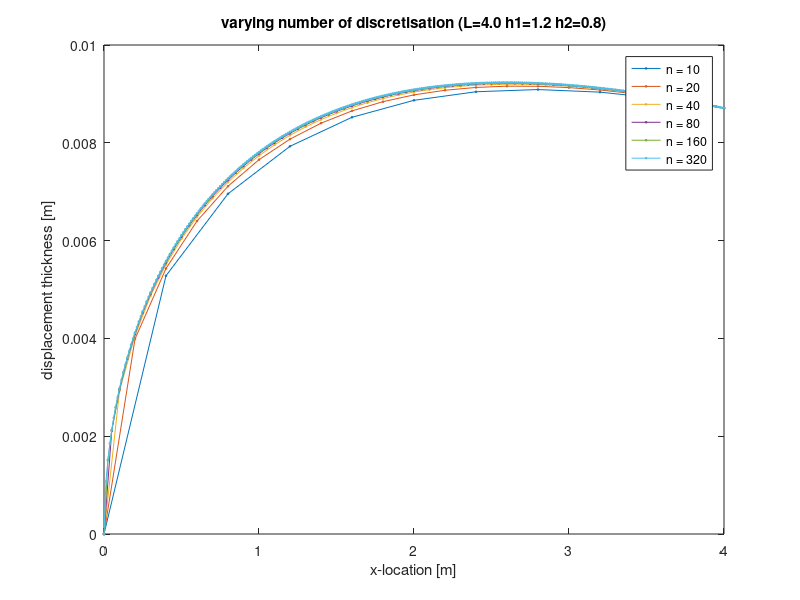
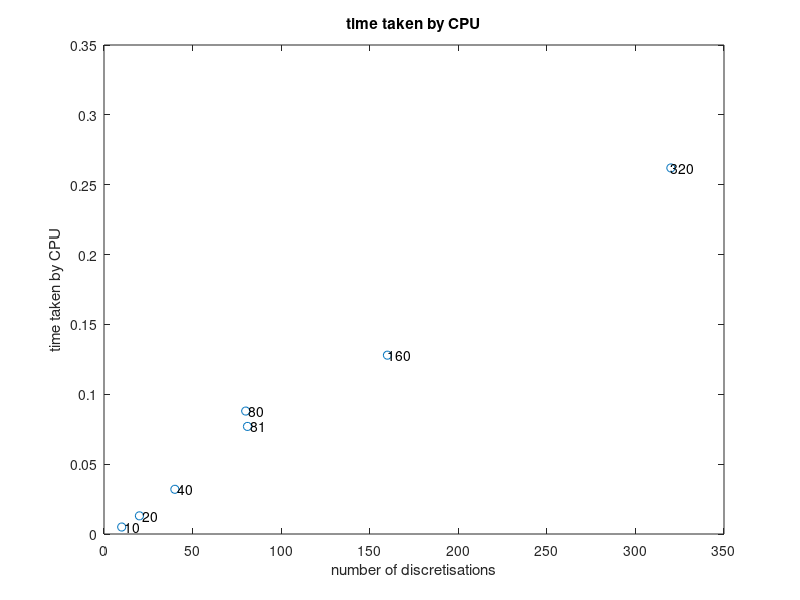
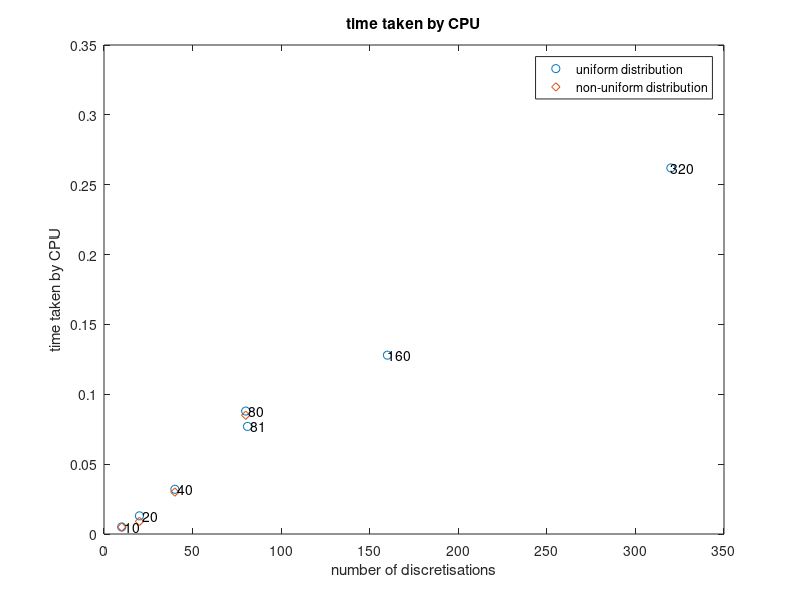
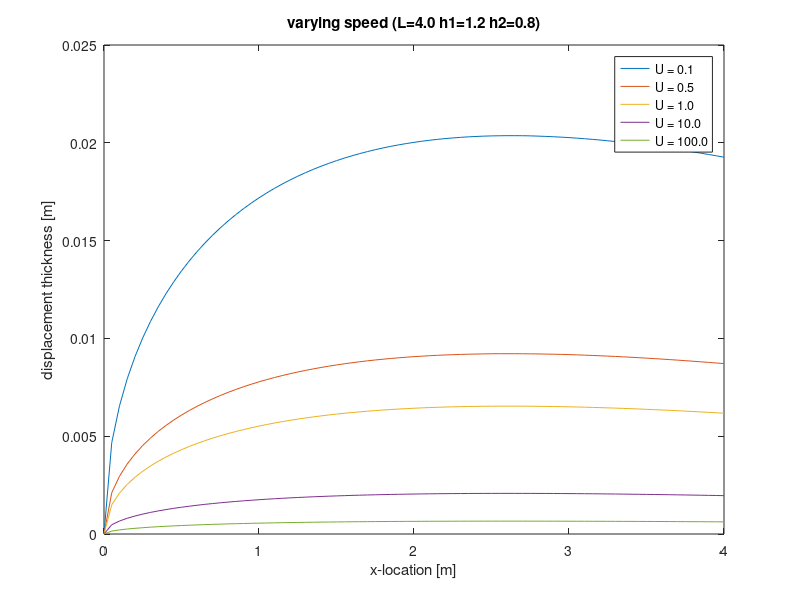

The MATLAB script that drew these images, in order: (Note: this script raises an error after producing the figures.)
% load('L4H12H08-n10.txt');
load('L4H12H08-n20.txt');
load('L4H12H08-n40.txt');
load('L4H12H08-n80.txt');
load('L4H12H08-n160.txt');
load('L4H12H08-n320.txt');

add = [0 0 0.5 0 0 100];

N10 = dlmread('L4H12H08-n10.txt');
N10 = [add;N10];
N20 = dlmread('L4H12H08-n20.txt');
N20 = [add;N20];
N40 = dlmread('L4H12H08-n40.txt');
N40 = [add;N40];
N80 = dlmread('L4H12H08-n80.txt');
N80 = [add;N80];
N160 = dlmread('L4H12H08-n160.txt');
N160 = [add;N160];
N320 = dlmread('L4H12H08-n320.txt');
N320 = [add;N320];


figure (1)
plot(N10(:,2),N10(:,5), '-s', 'MarkerSize',1)
hold on
plot(N20(:,2),N20(:,5), '-s', 'MarkerSize',1)
plot(N40(:,2),N40(:,5), '-s', 'MarkerSize',1)
plot(N80(:,2),N80(:,5), '-s', 'MarkerSize',1)
plot(N160(:,2),N160(:,5), '-s', 'MarkerSize',1)
plot(N320(:,2),N320(:,5),'-s', 'MarkerSize',1)
hold off

title('varying number of discretisation (L=4.0 h1=1.2 h2=0.8)')
xlabel('x-location [m]') 
ylabel('displacement thickness [m]')
%ylim([0 2])
legend('n = 10','n = 20', 'n = 40', 'n = 80', 'n = 160', 'n = 320')

% TIME TAKEN
nUniform = [10 20 40 80 81 160 320];
TimeUniform = [0.005 0.013 0.032 0.088 0.077 0.128 0.262];
nNonUniform = [10 20 40 80];
TimeNonUniform = [0.005 0.009 0.03 0.085];
%labels = ['10', '20', '40', '80', '81', '160', '320'] ;
labels = cellstr( num2str(nUniform') );

figure (2)
plot(nUniform, TimeUniform, 'o')
title('time taken by CPU')
xlabel('number of discretisations')
ylabel('time taken by CPU')
text(nUniform, TimeUniform, labels,'VerticalAlignment','middle', 'HorizontalAlignment','left')

figure (3)
plot(nUniform, TimeUniform, 'o')
hold on
plot(nNonUniform, TimeNonUniform, 'd')
hold off
title('time taken by CPU')
xlabel('number of discretisations')
ylabel('time taken by CPU')
legend('uniform distribution', 'non-uniform distribution')
text(nUniform, TimeUniform, labels,'VerticalAlignment','middle', 'HorizontalAlignment','left')

% SPEED VARIATION
load('L4H12H08-n80-U0.1.txt');
load('L4H12H08-n80-U1.0.txt');
load('L4H12H08-n80-U10.0.txt');
load('L4H12H08-n80-U100.0.txt');
U01 = dlmread('L4H12H08-n80-U0.1.txt');
U01 = [add;U01];
U1 = dlmread('L4H12H08-n80-U1.0.txt');
U1 = [add;U1];
U10 = dlmread('L4H12H08-n80-U10.0.txt');
U10 = [add;U10];
U100 = dlmread('L4H12H08-n80-U100.0.txt');
U100 = [add;U100];
figure (4) % speed variation displacement thickness
plot(U01(:,2),U01(:,5))
hold on
plot(N80(:,2),N80(:,5))
plot(U1(:,2),U1(:,5))
plot(U10(:,2),U10(:,5))
plot(U100(:,2),U100(:,5))
hold off
title('varying speed (L=4.0 h1=1.2 h2=0.8)')
xlabel('x-location [m]') 
ylabel('displacement thickness [m]')
%ylim([0 2])
legend('U = 0.1','U = 0.5','U = 1.0', 'U = 10.0', 'U = 100.0')

figure (5) % speed variation - friction stress
plot(U01(:,2),U01(:,6))
hold on
plot(N80(:,2),N80(:,6))
plot(U1(:,2),U1(:,6))
plot(U10(:,2),U10(:,6))
plot(U100(:,2),U100(:,6))
hold off
title('varying speed (L=4.0 h1=1.2 h2=0.8)')
xlabel('x-location [m]') 
ylabel('friction stress [N/m^2]')
ylim([0 0.005])
legend('U = 0.1','U = 0.5','U = 1.0', 'U = 10.0', 'U = 100.0')

% H2 VARIATION
load('L4H12H077-n80.txt');
load('L4H12H10-n80.txt');
load('L4H12H12-n80.txt');
load('L4H12H123-n80.txt');
H077 = dlmread('L4H12H077-n80.txt');
H077 = [add;H077];
H10 = dlmread('L4H12H10-n80.txt');
H10 = [add;H10];
H12 = dlmread('L4H12H12-n80.txt');
H12 = [add;H12];
H123 = dlmread('L4H12H123-n80.txt');
H123 = [add;H123];
figure (6) % h2 variation vs. displacement thickness
plot(H077(:,2),H077(:,5))
hold on
plot(N80(:,2),N80(:,5))
plot(H10(:,2),H10(:,5))
plot(H12(:,2),H12(:,5))
plot(H123(:,2),H123(:,5))
hold off
title('varying h2 (L=4.0 h1=1.2)')
xlabel('x-location [m]') 
ylabel('displacement thickness [m]')
%ylim([0 2])
legend('h2 = 0.77','h2 = 0.8','h2 = 1.0', 'h2 = 1.2', 'h2 = 1.23')

figure (7) % speed variation - friction stress
plot(H077(:,2),H077(:,6))
hold on
plot(N80(:,2),N80(:,6))
plot(H10(:,2),H10(:,6))
plot(H12(:,2),H12(:,6))
plot(H123(:,2),H123(:,6))
hold off
title('varying h2 (L=4.0 h1=1.2)')
xlabel('x-location [m]')
ylabel('friction stress [N/m^2]')
ylim([0 0.002])
legend('h2 = 0.77','h2 = 0.8','h2 = 1.0', 'h2 = 1.2', 'h2 = 1.23')

% LENGTH VARIATION
load('L05H12H08-n80.txt');
load('L2H12H08-n80.txt');
load('L8H12H08-n80.txt');
L05 = dlmread('L05H12H08-n80.txt');
L05 = [add;L05];
L2 = dlmread('L2H12H08-n80.txt');
L2 = [add;L2];
L8 = dlmread('L8H12H08-n80.txt');
L8 = [add;L8];

figure (8) % channel length variation vs. displacement thickness
plot((L05(:,2)/0.5),L05(:,5))
hold on
plot((L2(:,2)/2),L2(:,5))
plot((N80(:,2)/4),N80(:,5))
plot((L8(:,2)/8),L8(:,5))
hold off
title('varying channel length L (h1=1.2 h2=0.8)')
xlabel('x/L [-]') 
ylabel('displacement thickness [m]')
%ylim([0 2])
legend('L = 0.5','L = 2.0','L = 4.0', 'L = 8.0')

figure (9) % channel length variation vs. friction stress
plot((L05(:,2)/0.5),L05(:,6))
hold on
plot((L2(:,2)/2),L2(:,6))
plot((N80(:,2)/4),N80(:,6))
plot((L8(:,2)/8),L8(:,6))
hold off
title('varying channel length L (h1=1.2 h2=0.8)')
xlabel('x/L [-]') 
ylabel('friction stress [N/m^2]')
ylim([0 0.002])
legend('L = 0.5','L = 2.0','L = 4.0', 'L = 8.0')

% NON-UNIFORM DISTRIBUTION
in = [0:1:80];
x = 2*cos(in*pi/80 +pi)+2;

figure(10)
plot(in,x)
title('non-uniform distribution')
ylabel('x-location [m]') 
xlabel('n-x [-]')

% PARALLEL CHANNEL - SPEED VARIATION
load('L4H12H12-n80-U5.0.txt');
load('L4H12H12-n80-U10.0.txt');

PU5 = dlmread('L4H12H12-n80-U5.0.txt');
PU5 = [add;PU5];
PU10 = dlmread('L4H12H12-n80-U10.0.txt');
PU10 = [add;PU10];

figure (11) % speed variation displacement thickness
plot(H12(:,2),H12(:,5))
hold on
plot(PU5(:,2),PU5(:,5))
plot(PU10(:,2),PU10(:,5))
hold off
title('PARALLEL - varying speed (L=4.0 h1=1.2 h2=1.2)')
xlabel('x-location [m]') 
ylabel('displacement thickness [m]')
%ylim([0 2])
legend('U = 0.5','U = 5.0','U = 10.0')

figure (12) % speed variation - friction stress
plot(H12(:,2),H12(:,6))
hold on
plot(PU5(:,2),PU5(:,6))
plot(PU10(:,2),PU10(:,6))
hold off
title('PARALLEL - varying speed (L=4.0 h1=1.2 h2=1.2)')
xlabel('x-location [m]') 
ylabel('friction stress [N/m^2]')
ylim([0 0.1])
legend('U = 0.5','U = 5.0','U = 10.0')

% NON-UNIFORM DISTRIBUTION
NU10 = dlmread('nonL4H12H08-n10.txt');
NU10 = [add;NU10];
NU20 = dlmread('nonL4H12H08-n20.txt');
NU20 = [add;NU20];
NU40 = dlmread('nonL4H12H08-n40.txt');
NU40 = [add;NU40];
NU80 = dlmread('nonL4H12H08-n80.txt');
NU80 = [add;NU80];
dummyX = [0 1 2 3 4];
dummyY = [0.0095 0.0095 0.0095 0.0095 0.0095];

figure (13)
plot(dummyX,dummyY, 'w')%dummy
hold on
plot(N10(:,2),N10(:,5), '-s','color',[0 0.4470 0.7410], 'MarkerSize',1)
plot(N20(:,2),N20(:,5), '-s','color',[0.8500 0.3250 0.0980], 'MarkerSize',1)
plot(N40(:,2),N40(:,5), '-s', 'color',[0.9290 0.6940 0.1250], 'MarkerSize',1)
plot(N80(:,2),N80(:,5), '-s', 'color',[0.4940 0.1840 0.5560], 'MarkerSize',1)
plot(N160(:,2),N160(:,5), '-s','color',[0.4660 0.6740 0.1880],  'MarkerSize',1)
plot(dummyX,dummyY, 'w')% dummy
plot(NU10(:,2),NU10(:,5), '-.o','color',[0 0.4470 0.7410],  'MarkerSize',1)
plot(NU20(:,2),NU20(:,5), '-.o','color',[0.8500 0.3250 0.0980], 'MarkerSize',1)
plot(NU40(:,2),NU40(:,5), '-.o', 'color',[0.9290 0.6940 0.1250],'MarkerSize',1)
plot(NU80(:,2),NU80(:,5), '-.o', 'color',[0.4940 0.1840 0.5560],'MarkerSize',1)
hold off

title('uniform vs. non-uniform distribution (L=4.0 h1=1.2 h2=0.8)')
xlabel('x-location [m]') 
ylabel('displacement thickness [m]')
%ylim([0 2])
legend('uniform:', 'n = 10','n = 20', 'n = 40', 'n = 80', 'n = 160', 'non-uniform:','n = 10','n = 20', 'n = 40', 'n = 80')

figure (14)
plot(dummyX,dummyY, 'w')%dummy
hold on
%plot(N10(:,2),N10(:,5), '-s','color',[0 0.4470 0.7410], 'MarkerSize',1)
%plot(N20(:,2),N20(:,5), '-s','color',[0.8500 0.3250 0.0980], 'MarkerSize',1)
%plot(N40(:,2),N40(:,5), '-s', 'color',[0.9290 0.6940 0.1250], 'MarkerSize',1)
plot(N80(:,2),N80(:,5), '-s', 'color',[0.4940 0.1840 0.5560], 'MarkerSize',1)
%plot(N160(:,2),N160(:,5), '-s','color',[0.4660 0.6740 0.1880],  'MarkerSize',1)
plot(dummyX,dummyY, 'w')% dummy
%plot(NU10(:,2),NU10(:,5), '-.o','color',[0 0.4470 0.7410],  'MarkerSize',1)
%plot(NU20(:,2),NU20(:,5), '-.o','color',[0.8500 0.3250 0.0980], 'MarkerSize',1)
plot(NU40(:,2),NU40(:,5), '-.o', 'color',[0.9290 0.6940 0.1250],'MarkerSize',2)
%plot(NU80(:,2),NU80(:,5), '-.o', 'color',[0.4940 0.1840 0.5560],'MarkerSize',1)
hold off

title('uniform vs. non-uniform distribution (L=4.0 h1=1.2 h2=0.8)')
xlabel('x-location [m]') 
ylabel('displacement thickness [m]')
%ylim([0 2])
legend('uniform:', 'n = 80', 'non-uniform:', 'n = 40')

% GEOMETRIC    NON-UNIFORM DISTRIBUTION
G10 = dlmread('geoL4H12H08x0.05-n10.txt');
G10 = [add;G10];
G20 = dlmread('geoL4H12H08x0.05-n20.txt');
G20 = [add;G20];
G40 = dlmread('geoL4H12H08x0.05-n40.txt');
G40 = [add;G40];
G80 = dlmread('geoL4H12H08x0.05-n80.txt');
G80 = [add;G80];

figure (15)
plot(dummyX,dummyY, 'w')%dummy
hold on
plot(N10(:,2),N10(:,5), '-s','color',[0 0.4470 0.7410], 'MarkerSize',1)
plot(N20(:,2),N20(:,5), '-s','color',[0.8500 0.3250 0.0980], 'MarkerSize',1)
plot(N40(:,2),N40(:,5), '-s', 'color',[0.9290 0.6940 0.1250], 'MarkerSize',1)
plot(N80(:,2),N80(:,5), '-s', 'color',[0.4940 0.1840 0.5560], 'MarkerSize',1)
plot(N160(:,2),N160(:,5), '-s','color',[0.4660 0.6740 0.1880],  'MarkerSize',1)
plot(dummyX,dummyY, 'w')% dummy
plot(G10(:,2),G10(:,5), '-.o','color',[0 0.4470 0.7410],  'MarkerSize',1)
plot(G20(:,2),G20(:,5), '-.o','color',[0.8500 0.3250 0.0980], 'MarkerSize',1)
plot(G40(:,2),G40(:,5), '-.o', 'color',[0.9290 0.6940 0.1250],'MarkerSize',1)
plot(G80(:,2),G80(:,5), '-.o', 'color',[0.4940 0.1840 0.5560],'MarkerSize',1)
hold off

title('uniform vs. geometric distribution (L=4.0 h1=1.2 h2=0.8)')
xlabel('x-location [m]') 
ylabel('displacement thickness [m]')
%ylim([0 2])
legend('uniform:', 'n = 10','n = 20', 'n = 40', 'n = 80', 'n = 160', 'geometric:','n = 10','n = 20', 'n = 40', 'n = 80')

figure (16)
plot(dummyX,dummyY, 'w')%dummy
hold on
%plot(N10(:,2),N10(:,5), '-s','color',[0 0.4470 0.7410], 'MarkerSize',1)
%plot(N20(:,2),N20(:,5), '-s','color',[0.8500 0.3250 0.0980], 'MarkerSize',1)
%plot(N40(:,2),N40(:,5), '-s', 'color',[0.9290 0.6940 0.1250], 'MarkerSize',1)
plot(N80(:,2),N80(:,5), '-s', 'color',[0.4940 0.1840 0.5560], 'MarkerSize',2)
%plot(N160(:,2),N160(:,5), '-s','color',[0.4660 0.6740 0.1880],  'MarkerSize',1)
plot(dummyX,dummyY, 'w')% dummy
%plot(G10(:,2),G10(:,5), '-.o','color',[0 0.4470 0.7410],  'MarkerSize',1)
plot(G20(:,2),G20(:,5), '-.o','color',[0.8500 0.3250 0.0980], 'MarkerSize',2)
plot(G40(:,2),G40(:,5), '-.o', 'color',[0.9290 0.6940 0.1250],'MarkerSize',2)
%plot(G80(:,2),G80(:,5), '-.o', 'color',[0.4940 0.1840 0.5560],'MarkerSize',1)
plot(dummyX,dummyY, 'w')% dummy
plot(NU40(:,2),NU40(:,5), '--o', 'color',[0 0.4470 0.7410],'MarkerSize',2)
hold off

title('uniform, cosine and geometric distribution (L=4.0 h1=1.2 h2=0.8)')
xlabel('x-location [m]') 
ylabel('displacement thickness [m]')
%ylim([0 2])
legend('uniform:', 'n = 80', 'geometric:','n = 20', 'n = 40', 'cosine:', 'n = 40')

% GEOMETRIC - TIME TAKEN
nGeometric = [10 20 40 80 160];
TimeGeometric = [0.005 0.011 0.071 0.084 0.124];

figure (17)
plot(nUniform, TimeUniform, 'o')
hold on
plot(nNonUniform, TimeNonUniform, 'd')
plot(nGeometric, TimeGeometric, 's')
hold off
title('time taken by CPU')
xlabel('number of discretisations')
ylabel('time taken by CPU')
legend('uniform', 'cosine', 'geometric')
text(nUniform, TimeUniform, labels,'VerticalAlignment','middle', 'HorizontalAlignment','left')